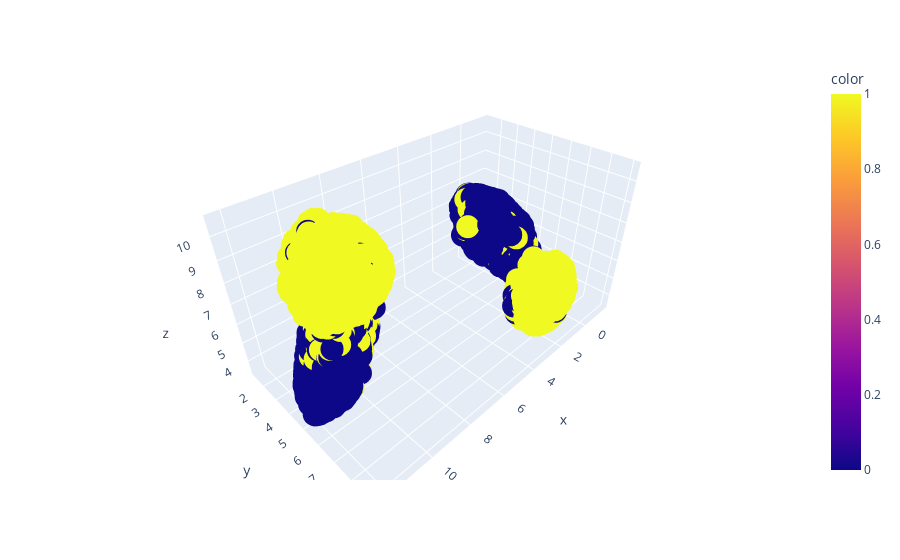

The cell this chart's notebook holds for it:
### Code cell
import plotly.express as px
px.scatter_3d(x=X_umap[:,0],y=X_umap[:,1],z=X_umap[:,2],color=df["target"])

### Figure 1 — Plotly figure (JSON) as saved in the notebook; plotly's stock layout.template omitted (floating-point values rounded to 4 significant figures; data arrays with more than 128 entries replaced by an {"elided": "..."} marker saying what was removed)
{"data": [{"hovertemplate": "x=%{x}<br>y=%{y}<br>z=%{z}<br>color=%{marker.color}<extra></extra>", "legendgroup": "", "marker": {"color": {"elided": "10000 int values"}, "coloraxis": "coloraxis", "symbol": "circle"}, "mode": "markers", "name": "", "scene": "scene", "showlegend": false, "type": "scatter3d", "x": {"elided": "10000 float values"}, "y": {"elided": "10000 float values"}, "z": {"elided": "10000 float values"}}], "layout": {"coloraxis": {"colorbar": {"title": {"text": "color"}}, "colorscale": [[0, "#0d0887"], [0.1111, "#46039f"], [0.2222, "#7201a8"], [0.3333, "#9c179e"], [0.4444, "#bd3786"], [0.5556, "#d8576b"], [0.6667, "#ed7953"], [0.7778, "#fb9f3a"], [0.8889, "#fdca26"], [1, "#f0f921"]]}, "legend": {"tracegroupgap": 0}, "margin": {"t": 60}, "scene": {"domain": {"x": [0, 1], "y": [0, 1]}, "xaxis": {"title": {"text": "x"}}, "yaxis": {"title": {"text": "y"}}, "zaxis": {"title": {"text": "z"}}}}}
